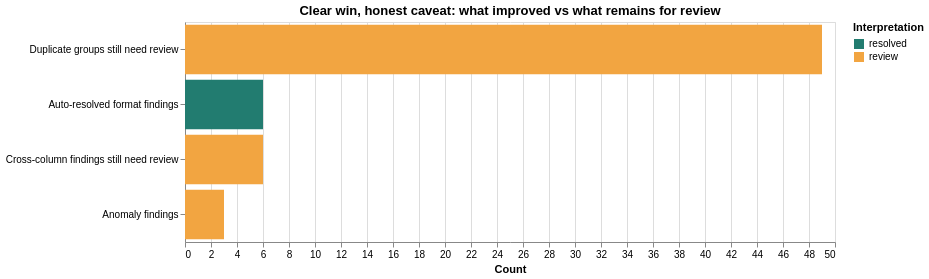

Source (notebook cell):
### Code cell
risk_data = pd.DataFrame([
    {"category": "Auto-resolved format findings", "count": resolved, "kind": "resolved"},
    {"category": "Cross-column findings still need review", "count": len(final_report.get("cross_column_findings", [])), "kind": "review"},
    {"category": "Duplicate groups still need review", "count": len(final_report.get("duplicate_groups", [])), "kind": "review"},
    {"category": "Anomaly findings", "count": len(final_report.get("anomaly_findings", [])), "kind": "review"},
])

alt.Chart(risk_data).mark_bar().encode(
    y=alt.Y("category:N", sort="-x", title=None),
    x=alt.X("count:Q", title="Count"),
    color=alt.Color("kind:N", scale=alt.Scale(domain=["resolved", "review"], range=["#227c70", "#f2a541"]), title="Interpretation"),
    tooltip=["category", alt.Tooltip("count:Q", format=",")],
).properties(
    title="Clear win, honest caveat: what improved vs what remains for review",
    width=650,
    height=220,
)

### Figure 1 — Vega-Lite specification as saved in the notebook (floating-point values rounded to 4 significant figures)
{"config": {"view": {"continuousWidth": 300, "continuousHeight": 300}}, "data": {"name": "data-2e1c1a8705e3c2dfc2e7b4326f4e867d"}, "mark": {"type": "bar"}, "encoding": {"color": {"field": "kind", "scale": {"domain": ["resolved", "review"], "range": ["#227c70", "#f2a541"]}, "title": "Interpretation", "type": "nominal"}, "tooltip": [{"field": "category", "type": "nominal"}, {"field": "count", "format": ",", "type": "quantitative"}], "x": {"field": "count", "title": "Count", "type": "quantitative"}, "y": {"field": "category", "sort": "-x", "title": null, "type": "nominal"}}, "height": 220, "title": "Clear win, honest caveat: what improved vs what remains for review", "width": 650, "$schema": "https://vega.github.io/schema/vega-lite/v5.20.1.json", "datasets": {"data-2e1c1a8705e3c2dfc2e7b4326f4e867d": [{"category": "Auto-resolved format findings", "count": 6, "kind": "resolved"}, {"category": "Cross-column findings still need review", "count": 6, "kind": "review"}, {"category": "Duplicate groups still need review", "count": 49, "kind": "review"}, {"category": "Anomaly findings", "count": 3, "kind": "review"}]}}
